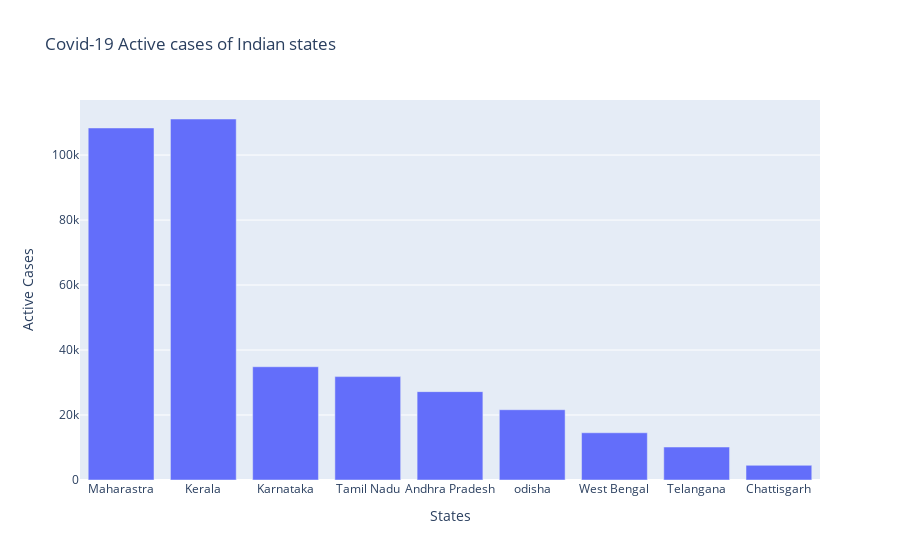

The cell this chart's notebook holds for it:
### Code cell
# 4. Plot a Bar Chart with India's covid-19 Active cases ( Max 10 States )

States=['Maharastra','Kerala','Karnataka','Tamil Nadu','Andhra Pradesh','odisha','West Bengal','Telangana','Chattisgarh']
Activecases=[108343,111100,34858,31819,27195,21630,14531,10148,4517]
df = {'States':States,'Active Cases':Activecases,}

fig = px.bar(df, x = 'States' ,y = 'Active Cases', title = 'Covid-19 Active cases of Indian states' )
fig.show()

### Figure 1 — Plotly figure (JSON) as saved in the notebook; plotly's stock layout.template omitted (floating-point values rounded to 4 significant figures)
{"data": [{"alignmentgroup": "True", "hovertemplate": "States=%{x}<br>Active Cases=%{y}<extra></extra>", "legendgroup": "", "marker": {"color": "#636efa", "pattern": {"shape": ""}}, "name": "", "offsetgroup": "", "orientation": "v", "showlegend": false, "textposition": "auto", "type": "bar", "x": ["Maharastra", "Kerala", "Karnataka", "Tamil Nadu", "Andhra Pradesh", "odisha", "West Bengal", "Telangana", "Chattisgarh"], "xaxis": "x", "y": [108343, 111100, 34858, 31819, 27195, 21630, 14531, 10148, 4517], "yaxis": "y"}], "layout": {"barmode": "relative", "legend": {"tracegroupgap": 0}, "title": {"text": "Covid-19 Active cases of Indian states"}, "xaxis": {"anchor": "y", "domain": [0, 1], "title": {"text": "States"}}, "yaxis": {"anchor": "x", "domain": [0, 1], "title": {"text": "Active Cases"}}}}
